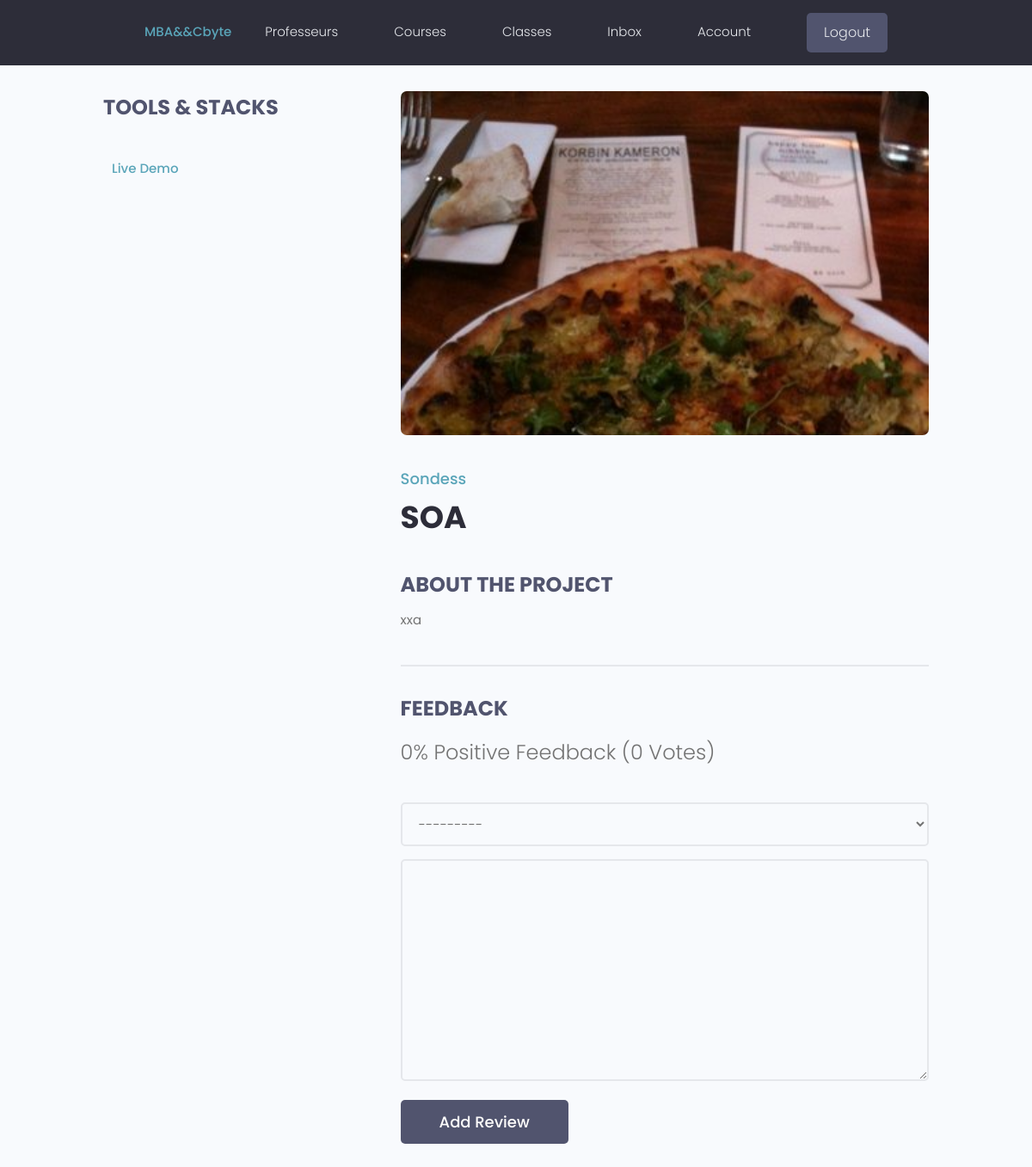
Screenshot of /projects/project/5bec06a2aaac4832b2470f94d4cadb0d/ (signed in) with the database file from the repository.
### projects/models.py (models this page shows, shortened)
class Project(models.Model):
    owner = models.ForeignKey(Profile, null=True, blank=True, on_delete=models.SET_NULL)
    subject = models.ForeignKey(Subject, on_delete=CASCADE, null=True, blank=True)
    title = models.CharField(max_length=200)
    description = models.TextField(null=True, blank=True)
    featured_image = models.ImageField(null=True, blank=True, default="default.jpg")
    demo_link = models.CharField(max_length=2000, null=True, blank=True)
    source_link = models.CharField(max_length=2000, null=True, blank=True)
    tags = models.ManyToManyField('Tag', blank=True)
    vote_total = models.IntegerField(default=0, null=True, blank=True)
    vote_ratio = models.IntegerField(default=0, null=True, blank=True)
    created = models.DateTimeField(auto_now_add=True)
    id = models.UUIDField(default=uuid.uuid4, unique=True , primary_key=True, editable=False)
    class Meta:
        ordering = ['-vote_ratio', '-vote_total', 'title']
    @property
    def reviewers(self):
        queryset = self.review_set.all().values_list('owner__id', flat=True)
        return queryset

class Review(models.Model):
    VOTE_TYPE = (
        ('up', 'Up Vote'),
        ('down', 'Down Vote'),
    )
    owner = models.ForeignKey(Profile, on_delete=models.CASCADE, null=True)
    project = models.ForeignKey(Project, on_delete=models.CASCADE)
    body = models.TextField(null=True, blank=True)
    value = models.CharField(max_length=200, choices=VOTE_TYPE)
    created = models.DateTimeField(auto_now_add=True)
    id = models.UUIDField(default=uuid.uuid4, unique=True,
                        primary_key=True, editable=False)
    class Meta:
        unique_together = [['owner', 'project']]

### users/models.py (models this page shows, shortened)
class Profile(models.Model):
    user = models.OneToOneField(
        User, on_delete=models.CASCADE, null=True, blank=True)
    name = models.CharField(max_length=200, blank=True, null=True)
    email = models.EmailField(max_length=500, blank=True, null=True)
    username = models.CharField(max_length=200, blank=True, null=True)
    location = models.CharField(max_length=200, blank=True, null=True)
    short_intro = models.CharField(max_length=200, blank=True, null=True)
    bio = models.TextField(blank=True, null=True)
    profile_image = models.ImageField(
        null=True, blank=True, upload_to='profiles/', default="profiles/user-default.png")
    social_github = models.CharField(max_length=200, blank=True, null=True)
    social_twitter = models.CharField(max_length=200, blank=True, null=True)
    social_linkedin = models.CharField(max_length=200, blank=True, null=True)
    social_youtube = models.CharField(max_length=200, blank=True, null=True)
    social_website = models.CharField(max_length=200, blank=True, null=True)
    created = models.DateTimeField(auto_now_add=True)
    id = models.UUIDField(default=uuid.uuid4, unique=True,
                          primary_key=True, editable=False)

### projects/views.py (the view, shortened to what this page needs)
# urls.py: path('project/<str:pk>/', views.project, name="project"),
def project(request, pk):
    projectObj = Project.objects.get(id=pk)
    form = ReviewForm()
    return render(request, 'projects/single-project.html', {'project': projectObj, 'form': form})

### projects/forms.py
class ReviewForm(ModelForm):
    class Meta:
        model = Review
        fields = ['value', 'body']
        labels = {
            'value': 'Place your vote',
            'body': 'Add a comment with your vote'
        }
    def __init__(self, *args, **kwargs):
        super(ReviewForm, self).__init__(*args, **kwargs)
        for name, field in self.fields.items():
            field.widget.attrs.update({'class': 'input'})

### projects/templates/projects/single-project.html (shortened to what this page needs)
{% extends 'main.html' %}
{% block content %}
<main class="singleProject my-md">
    <div class="container">
        <div class="layout">
            <div class="column column--1of3">
                <h3 class="singleProject__subtitle">Tools & Stacks</h3>
                {% if project.demo_link %}
                <a class="singleProject__liveLink" href="#" target="_blank">Live Demo
                </a>
                {% endif %}
            </div>
            <div class="column column--2of3">
                <img class="singleProject__preview" src="{{ project.featured_image.url }}" alt="portfolio thumbnail" />
                <a href="profile.html" class="singleProject__developer">{{project.owner.name}}</a>
                <h2 class="singleProject__title">{{project.title}}</h2>
                <h3 class="singleProject__subtitle">About the Project</h3>
                <div class="singleProject__info">
                    {{project.description}}
                </div>
                <div class="comments">
                    <h3 class="singleProject__subtitle">Feedback</h3>
                    <h5 class="project--rating">
                        {{project.vote_ratio}}% Positive Feedback ({{project.vote_total}}
                        Vote{{project.vote_total|pluralize:"s"}})
                    </h5>
                    {% if request.user.profile.id in project.reviewers %}
                    <p>You have already submitted your review for this project</p>
                    {% elif request.user.profile == project.owner %}
                    <p>You cannot review your own work</p>
                    {% elif request.user.is_authenticated %}
                    <form class="form" action="{% url 'project' project.id %}" method="POST">
                        {% for field in form %}
                        <div class="form__field">
                            {{field}}
                        </div>
                        {% endfor %}
                        <input class="btn btn--sub btn--lg" type="submit" value="Add Review" />
                    </form>
                    {% else %}
                    <a href="{% url 'login' %}?next={{request.path}}">Please login to leave a review</a>
                    {% endif %}
                </div>
            </div>
        </div>
    </div>
</main>
{% endblock %}

### static/styles/app.css (style rules this page uses)
:root { --color-sub: #2d2d39; }
.btn--sub { background-color: var(--color-sub-light); }
img { width: 100%; }
.singleProject .column--1of3 { order: 2; }
@media screen and (min-width: 1081px) { .singleProject .column--1of3 { order: 1; } }
@media screen and (min-width: 1081px) { .singleProject .column--2of3 { order: 2; } }
.singleProject__liveLink { font-weight: 500; transition: all 0.3s ease-in-out; border-bottom: 2px solid transparent; }
.singleProject__preview { height: 50vh; object-fit: cover; object-position: top center; margin-bottom: 3rem; border-radius: 0.7rem; }
.singleProject__developer { font-size: 1.8rem; font-weight: 500; }
.singleProject__title { font-size: 3.6rem; font-weight: 700; color: var(--color-sub); margin-bottom: 3rem; }
.project--rating { margin-bottom: 1.6em; margin-top: .5em; }
.singleProject__subtitle { text-transform: uppercase; font-size: 2.4rem; font-weight: 700; color: var(--color-sub-light); margin-bottom: 1rem; }
.comments { margin-top: 4rem; padding-top: 3rem; border-top: 2px solid var(--color-light); }

### static/uikit/styles/modules/_variables.css (style rules this page uses)
:root { --color-main: #5aa5b9; --color-main-light: #e6faff; --color-sub: #3f4156; --color-sub-light: #51546e; --color-sub-lighter: #ededfd; --color-text: #737373; --color-gray: #8b8b8b; --color-light: #e5e7eb; --color-light-gray: #767676; --color-bg: #f8fafd; --color-white: #fffefd; --color-white-light: #f3f3f3; --color-success: #359e64; --color-success-bg: #def8e8; --color-error: #fc4b0b; --color-error-bg: #fff2ee; --font-base: 'Poppins', arial, helvetica, 'Segoe UI', roboto, ubuntu, sans-serif; --font-monospace: 'Fira Code', 'Courier New', courier, monospace; --font-regular: 300; --font-medium: 500; --font-bold: 700; --generic-shadow: 1px 1px 5px #00000010; --generic-transition: all 0.3s ease-in-out; }

### static/uikit/styles/modules/_base.css (style rules this page uses)
* { margin: 0; padding: 0; box-sizing: border-box; text-rendering: optimizeLegibility; color: inherit; font-size: inherit; }
html { font-size: 50%; }
@media only screen and (min-width: 480px) { html { font-size: 56.25%; } }
@media only screen and (min-width: 1200px) { html { font-size: 62.5%; } }
body { line-height: 1.6; font-weight: 400; font-size: 1.5rem; color: var(--color-text); background-color: var(--color-bg); min-height: 100vh; }

### static/uikit/styles/modules/_typography.css (style rules this page uses)
* { font-family: var(--font-base); }
h2 { font-size: 3.6rem; font-weight: var(--font-bold); }
h3 { font-size: 3.2rem; font-weight: var(--font-medium); }
h5 { font-size: 2.4rem; font-weight: var(--font-medium); }
h5, h6 { font-weight: var(--font-regular); }
a { padding-bottom: 2px; text-decoration: none; display: inline-block; color: var(--color-main); font-weight: var(--font-medium); }

### static/uikit/styles/modules/_utilities.css (style rules this page uses)
.container { width: 92%; max-width: 165rem; margin: 0 auto; box-sizing: border-box; }
@media screen and (min-width: 1000px) { .container { width: 90%; } }
@media screen and (min-width: 1200px) { .container { width: 80%; } }
.my-md { margin: 3rem auto; }

### static/uikit/styles/modules/_button.css (style rules this page uses)
.btn { display: inline-block; position: relative; cursor: pointer; background-color: var(--color-light); font-weight: var(--font-medium); color: var(--color-sub); text-decoration: none; padding: 1rem 2rem; border-radius: 0.5rem; border: none; width: -webkit-fit-content; width: -moz-fit-content; width: fit-content; height: -webkit-fit-content; height: -moz-fit-content; height: fit-content; font-size: 1.6rem; outline-width: 0; outline-color: transparent; -webkit-backface-visibility: hidden; backface-visibility: hidden; transition: all 0.3s ease-in-out; }
.btn--sub { background-color: var(--color-sub); color: var(--color-white); }
.btn--lg { font-size: 1.8rem; padding: 1.2rem 4.5rem; }

### static/uikit/styles/modules/_form.css (style rules this page uses)
.form { display: block; }
.form__field { margin-top: 1.5rem; margin-bottom: 1.5rem; }
input.input[type='text'], input.input[type='email'], input.input[type='password'], input.input[type='number'], select.input, textarea.input { min-width: 24rem; width: 100%; padding: 1.2rem 1.5rem; border-radius: 0.5rem; border: 2px solid var(--color-light); transition: all 0.3s ease-in-out; background-color: var(--color-bg); }

### static/uikit/styles/modules/_layout.css (style rules this page uses)
.layout { display: flex; flex-flow: row wrap; justify-content: space-between; }
.layout > .column { margin-bottom: 3rem; }
.layout > .column.column--1of3 { flex-basis: 30%; }
.layout > .column.column--2of3 { flex-basis: 64%; }

### rows the page displays
Project: featured_image (picture), owner.name "Sondess", title "SOA", description "xxa", vote_ratio "0", vote_total "0"
